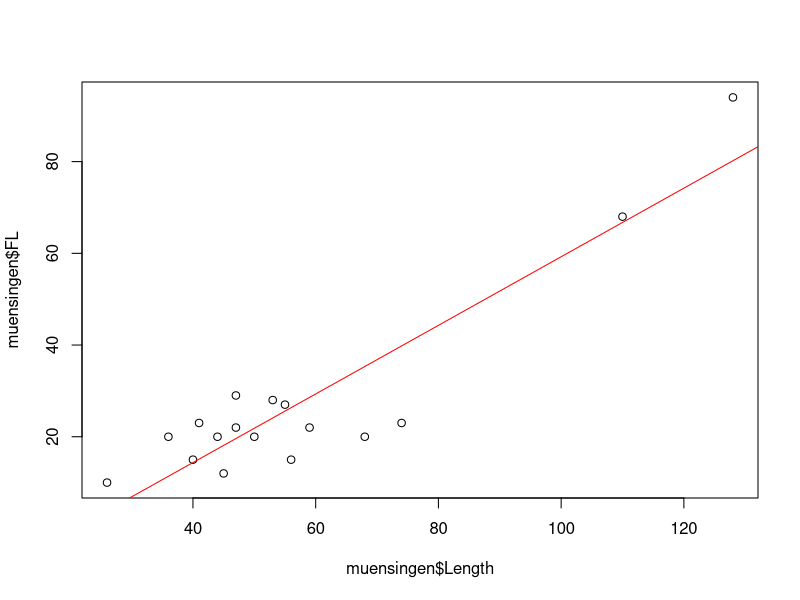
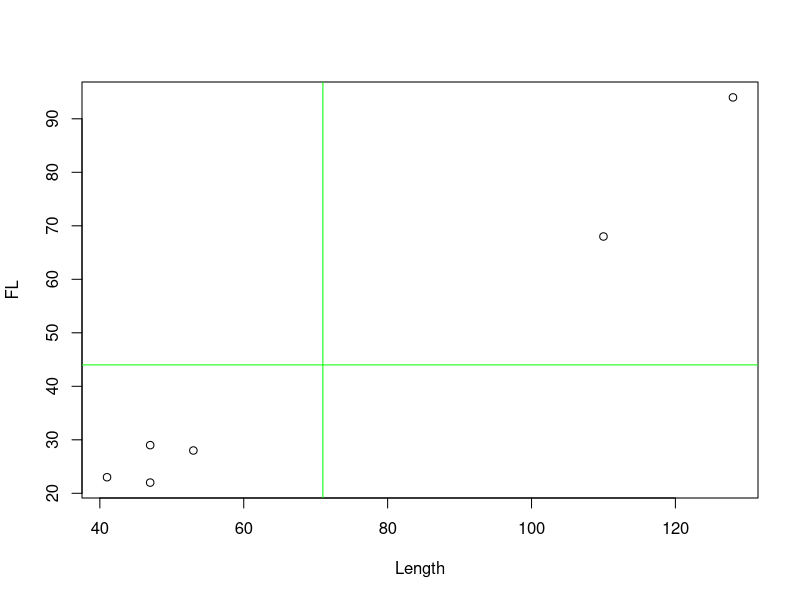
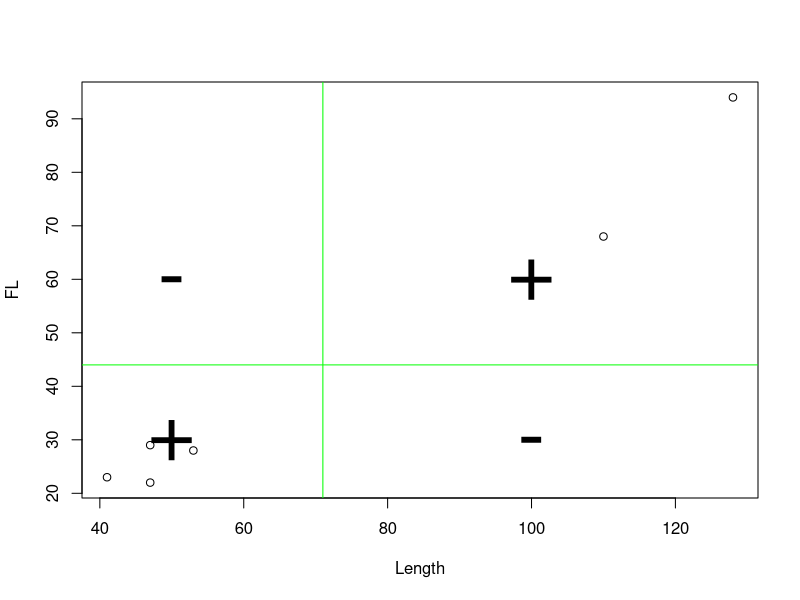
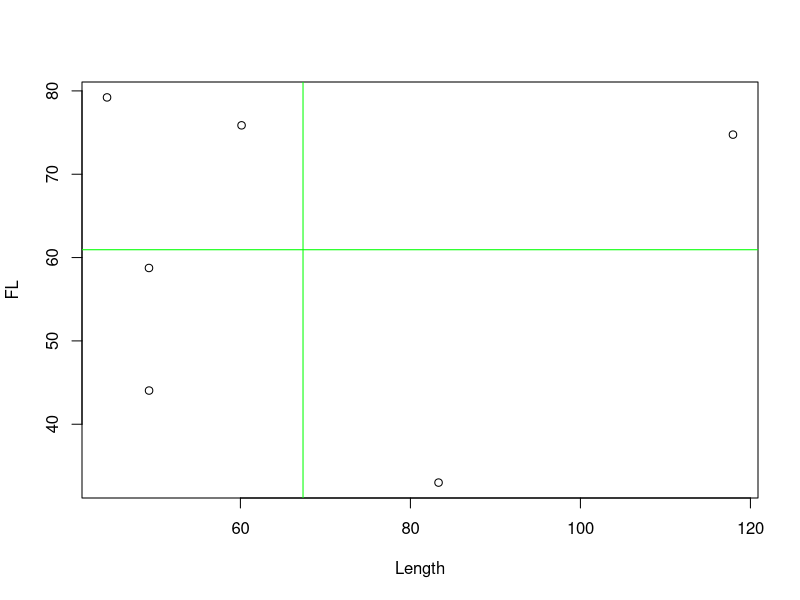
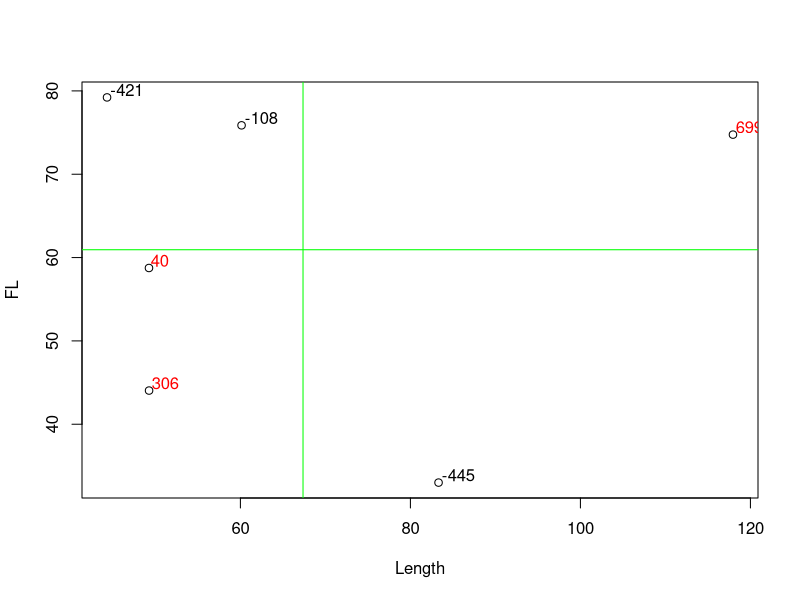
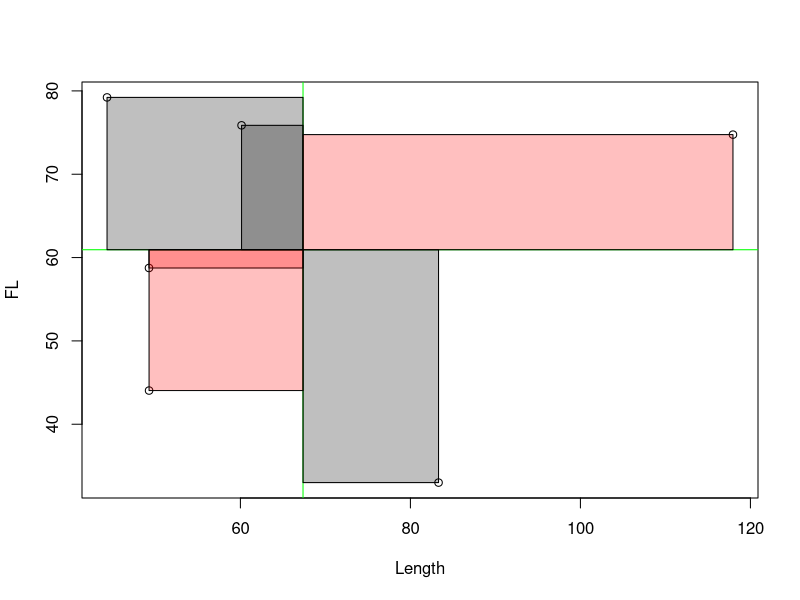
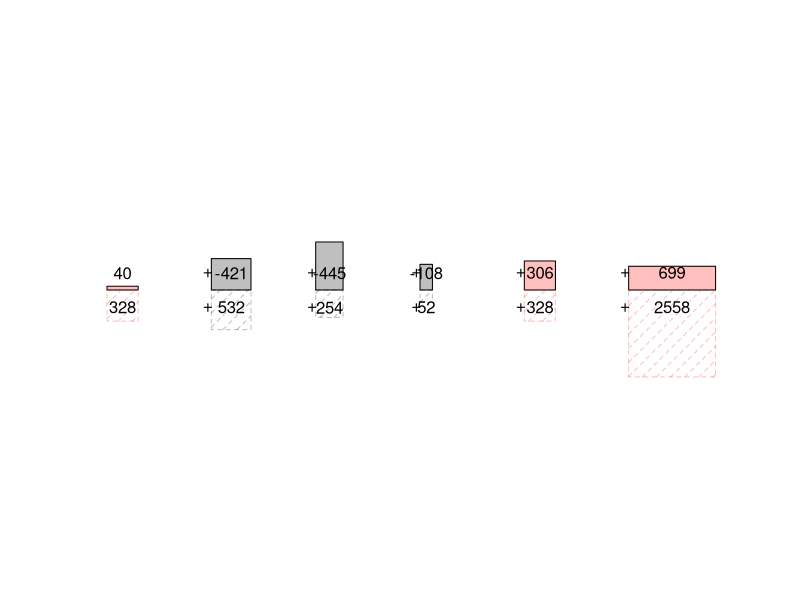
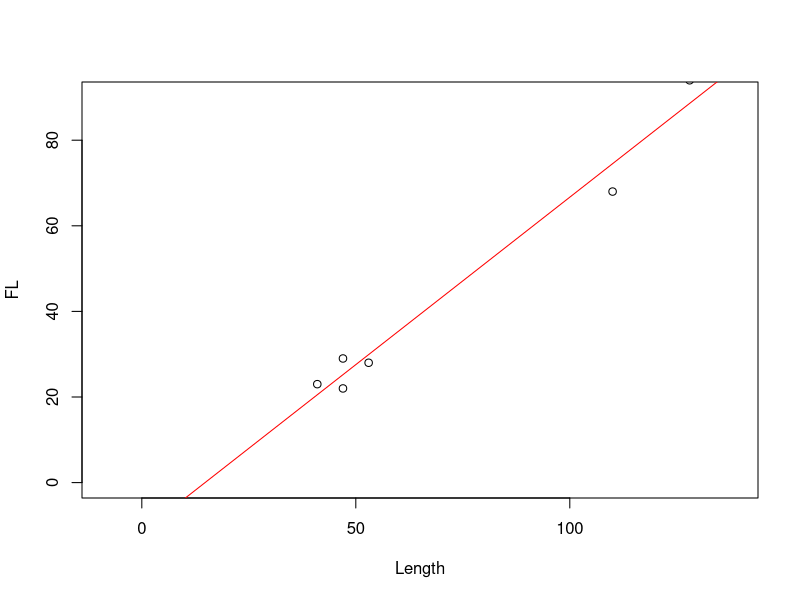

Source code (R) for these figures, in order:
## ---- chunk 1
knitr::opts_knit$set(root.dir = '08_session/')
xfun::pkg_load2(c("htmltools", "mime"))
remove(list = ls())
## ---- chunk 2
muensingen <- read.csv2("muensingen_fib.csv")
## ---- chunk 3
plot(muensingen$Length, muensingen$FL)
abline(
  lm(muensingen$FL~muensingen$Length),
  col="red")
## ---- chunk 4
muen_sample <- head(muensingen)[,c("Length", "FL")]
plot(muen_sample)
abline(h=mean(muen_sample$FL), col="green")
abline(v=mean(muen_sample$Length), col="green")
## ---- chunk 5
m_fl <- mean(muen_sample$FL)
m_l <- mean(muen_sample$Length)
muen_sample <- head(muensingen)[,c("Length", "FL")]
plot(muen_sample)
abline(h=m_fl, col="green")
abline(v=m_l, col="green")
text(50,30, "+", cex=5)
text(100,60, "+", cex=5)
text(100,30, "-", cex=5)
text(50,60, "-", cex=5)
## ---- chunk 6
ran_sample <- data.frame(Length = runif(6,30,120),
                         FL = runif(6,25,90))
plot(ran_sample)
r_fl <- mean(ran_sample$FL)
r_l <- mean(ran_sample$Length)
rec_col <-(ran_sample$Length - r_l) * (ran_sample$FL - r_fl) > 0
abline(h=r_fl, col="green")
abline(v=r_l, col="green")
## ---- chunk 7
plot(ran_sample)
rec_col <-(ran_sample$Length - r_l) * (ran_sample$FL - r_fl) > 0
abline(h=r_fl, col="green")
abline(v=r_l, col="green")

r_cov <- (ran_sample$Length - r_l) * (ran_sample$FL - r_fl)
rec_col <- r_cov > 0

text(ran_sample$Length, ran_sample$FL, round(r_cov), col=rgb(rec_col,0,0,1), adj = c(-0.1,-0.1))
## ---- chunk 8
plot(ran_sample)

abline(h=r_fl, col="green")
abline(v=r_l, col="green")
rect(r_l,r_fl,ran_sample$Length,ran_sample$FL, col=rgb(rec_col,0,0,.25))
## ---- chunk 9

diff_x <- (ran_sample$Length - r_l)
diff_y <- (ran_sample$FL - r_fl)

max_diff_x <- max(abs(diff_x))
max_diff_y <- max(abs(diff_y))

each_space <- max_diff_x * 1.2

x_space <- c(0, cumsum(rep(each_space,nrow(ran_sample))))

extend <- x_space[nrow(ran_sample)+1]

x_start <- x_space[-(nrow(ran_sample)+1)]

dummy <- data.frame(x = c(0,extend),
                    y = c(max_diff_y*-1,max_diff_y))

plot(dummy, type="n", axes=F, xlab="", ylab="", asp=1)

rect(x_start, 0, abs(diff_x) + x_start, abs(diff_y), col=rgb(rec_col,0,0,.25))

rect(x_start, 0, abs(diff_x) + x_start, -1 * abs(diff_x), col=rgb(rec_col,0,0,.25), lty=2, density = 10)

text(x_start[-1]-2, 10,"+")

text(x_start + abs(diff_x)/2, 10, round(diff_x * diff_y))

text(x_start[-1]-2, -10,"+")

text(x_start + abs(diff_x)/2, -10, round(diff_x * diff_x))
## ---- chunk 10
muensingen <- read.csv2("muensingen_fib.csv")
## ---- chunk 11
head(muensingen[,c("FL","Length")])
colMeans(head(muensingen[,c("FL","Length")]))
## ---- chunk 12
hmuens <- head(muensingen[,c("FL", "Length")])
hmuens$'FL - mean(FL)' <- hmuens$FL - mean(hmuens$FL)
hmuens$'Length - mean(Length)' <- hmuens$Length - mean(hmuens$Length)
hmuens$'covariance' <- hmuens$'FL - mean(FL)' * hmuens$'Length - mean(Length)'
hmuens$'var(L)' <- (hmuens$Length - mean(hmuens$Length))^2
sum_hmuens <- colSums(hmuens)
sum_hmuens <- c("sum","","","", sum_hmuens[c(5,6)])
knitr::kable(rbind(hmuens, sum_hmuens), format = "pipe")
## ---- chunk 13
plot(FL~Length, data=data.frame(head(muensingen)), ylim = c(0,90), asp=1, xlim=c(0,130))
abline(
  lm(FL~Length, data=data.frame(head(muensingen))),
  col="red")
## ---- chunk 14
mm <- data.frame(head(muensingen))
b.min <- sum(
  (mm$FL - mean(mm$FL)) * (mm$Length - mean(mm$Length))
  ) / 
  sum((mm$Length - mean(mm$Length))^2)
b.min
a.min <- mean(mm$FL) - b.min * mean(mm$Length)
a.min
## ---- chunk 15
lm(FL ~ Length, data=mm)
## ---- chunk 16
cereal <- read.csv2("cereal_processing.csv", row.names = 1)
## ---- chunk 17
plot(cereal$groundstones, cereal$cereals)
abline(lm(cereal$cereals ~ cereal$groundstones))
## ---- chunk 18
lm(cereal$cereals ~ cereal$groundstones)
## ---- chunk 19
plot(muensingen$Length, muensingen$FL)
abline(lm(muensingen$FL ~ muensingen$Length))
## ---- chunk 20
op <-par(no.readonly = TRUE)
par(mfrow = c(1,3))
test <- data.frame(a = 1:10, b= 1:10)
plot(test)
abline(lm(a~b, data = test))
text(8,2,labels = paste0("r = ", cor(test$a, test$b)))
test$b <- rev(test$b)
plot(test)
abline(lm(a~b, data = test))
text(2,2,labels = paste0("r = ", cor(test$a, test$b)))
plot(muensingen$FL ~ muensingen$Length)
abline(lm(muensingen$FL ~ muensingen$Length))
text(60,80,labels = paste0("r = ", cor(muensingen$FL, muensingen$Length)))
par(op)
## ---- chunk 21
cov(muensingen$FL, muensingen$Length) /
  sqrt(var(muensingen$FL) * var(muensingen$Length))
## ---- chunk 22
cor(muensingen$FL, muensingen$Length)
## ---- chunk 23
shapiro.test(muensingen$FL)
shapiro.test(muensingen$Length)
## ---- chunk 24
cor.test(muensingen$FL,muensingen$Length)
## ---- chunk 25
cereal <- read.csv2("cereal_processing.csv", row.names = 1)
## ---- chunk 26
cor(cereal$groundstones, cereal$cereals)
cor(cereal$groundstones, cereal$cereals)^2
## ---- chunk 27
shapiro.test(cereal$groundstones)
shapiro.test(cereal$cereals)
cor.test(cereal$groundstones, cereal$cereals)
## ---- chunk 28
plot(lm(cereals ~ groundstones, data=cereal), which=1)
## ---- chunk 29
soil <- read.csv2("soilsites.csv", row.names = 1)
soil$soil_quality <- factor(soil$soil_quality, labels = c("poor", "medium", "good"))
soil$size <- factor(soil$size, labels = c("small", "medium", "big"))
soil_table <- addmargins(table(soil$size,soil$soil_quality)) 
knitr::kable(soil_table, format = "pipe")
## ---- chunk 30
library(kableExtra)
soil_table_out <- addmargins(table(soil$size,soil$soil_quality)) 
soil_table_out[1:3,1:3] <- paste0(soil_table_out[1:3,1:3], " (", letters[1:9], ")")
soil_table_out[1,1] <- cell_spec(soil_table_out[1, 1], "html", color = "red")
soil_table_out[2:3,2:3] <- cell_spec(soil_table_out[2:3, 2:3], "html", color = "green")
knitr::kable(soil_table_out, format = "html", escape = F)
## ---- chunk 31
soil_table_out <- addmargins(table(soil$size,soil$soil_quality)) 
soil_table_out[1:3,1:3] <- paste0(soil_table_out[1:3,1:3], " (", letters[1:9], ")")
soil_table_out[2,1] <- cell_spec(soil_table_out[2, 1], "html", color = "red")
soil_table_out[3,2:3] <- cell_spec(soil_table_out[3, 2:3], "html", color = "green")
knitr::kable(soil_table_out, format = "html", escape = F)
## ---- chunk 32
soil_table_out <- addmargins(table(soil$size,soil$soil_quality)) 
soil_table_out[1:3,1:3] <- paste0(soil_table_out[1:3,1:3], " (", letters[1:9], ")")
soil_table_out[1,2] <- cell_spec(soil_table_out[1,2], "html", color = "red")
soil_table_out[2:3,3] <- cell_spec(soil_table_out[2:3,3], "html", color = "green")
knitr::kable(soil_table_out, format = "html", escape = F)
## ---- chunk 33
soil_table_out <- addmargins(table(soil$size,soil$soil_quality)) 
soil_table_out[1:3,1:3] <- paste0(soil_table_out[1:3,1:3], " (", letters[1:9], ")")
soil_table_out[2,2] <- cell_spec(soil_table_out[2,2], "html", color = "red")
soil_table_out[3,3] <- cell_spec(soil_table_out[3,3], "html", color = "green")
knitr::kable(soil_table_out, format = "html", escape = F)
## ---- chunk 34
soil_table_out <- addmargins(table(soil$size,soil$soil_quality)) 
soil_table_out[1:3,1:3] <- paste0(soil_table_out[1:3,1:3], " (", letters[1:9], ")")
soil_table_out[1,3] <- cell_spec(soil_table_out[1,3], "html", color = "red")
soil_table_out[2:3,1:2] <- cell_spec(soil_table_out[2:3,1:2], "html", color = "green")
knitr::kable(soil_table_out, format = "html", escape = F)
## ---- chunk 35
soil_table_out <- addmargins(table(soil$size,soil$soil_quality)) 
soil_table_out[1:3,1:3] <- paste0(soil_table_out[1:3,1:3], " (", letters[1:9], ")")
soil_table_out[2,3] <- cell_spec(soil_table_out[2,3], "html", color = "red")
soil_table_out[3,1:2] <- cell_spec(soil_table_out[3,1:2], "html", color = "green")
knitr::kable(soil_table_out, format = "html", escape = F)
## ---- chunk 36
soil_table_out <- addmargins(table(soil$size,soil$soil_quality)) 
soil_table_out[1:3,1:3] <- paste0(soil_table_out[1:3,1:3], " (", letters[1:9], ")")
soil_table_out[1,2] <- cell_spec(soil_table_out[1,2], "html", color = "red")
soil_table_out[2:3,1] <- cell_spec(soil_table_out[2:3,1], "html", color = "green")
knitr::kable(soil_table_out, format = "html", escape = F)
## ---- chunk 37
soil_table_out <- addmargins(table(soil$size,soil$soil_quality)) 
soil_table_out[1:3,1:3] <- paste0(soil_table_out[1:3,1:3], " (", letters[1:9], ")")
soil_table_out[2,2] <- cell_spec(soil_table_out[2,2], "html", color = "red")
soil_table_out[3,1] <- cell_spec(soil_table_out[3,1], "html", color = "green")
knitr::kable(soil_table_out, format = "html", escape = F)
## ---- chunk 38
soil <- read.csv2("soilsites.csv", row.names = 1)
cor.test(soil$size, soil$soil_quality, method = "kendall")
## ---- chunk 39
soil <- read.csv2("soilsites.csv", row.names = 1)
cor.test(soil$size, soil$soil_quality, method = "spearman")
